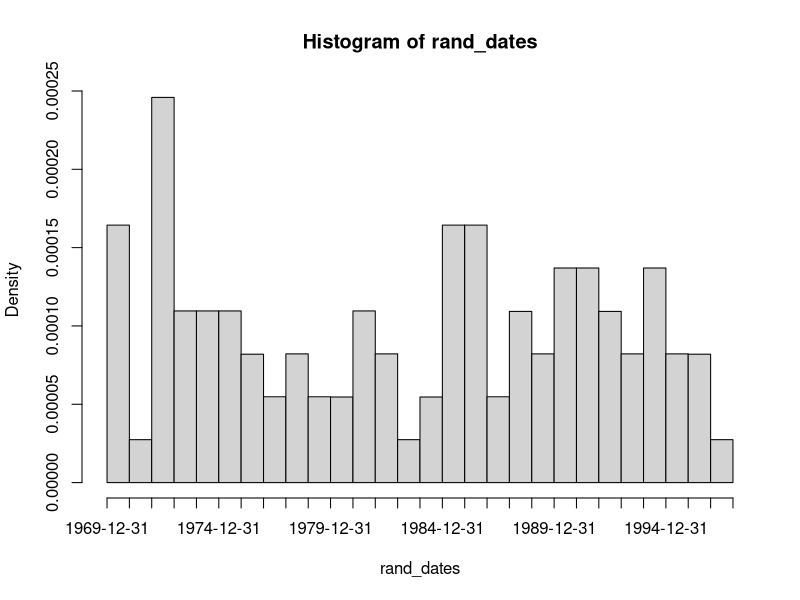

The R script that drew this image:
## ---- chunk 1
knitr::opts_chunk$set(echo = TRUE)
## ---- chunk 2
Sys.Date() |> as.numeric()
#What date was exactly 10000 days after American Independence Day?
as.Date(10000, origin = "1776-07-04")
## ---- chunk 3
formats <- c("%Y-%d-%m", "%y/%m/%d", "%d%b%Y", "%d %B %y", "%m|%d (%Y)")
sapply(formats, function(s) format.Date("1776-07-04", format = s))
## ---- chunk 4
#An alternate way of solving the Independence Day question from earlier
as.Date("1776-07-04") + 10000
#What if we wanted the date 10000 days before instead?
as.Date("1776-07-04") - 10000
## ---- chunk 5
as.Date("1000-01-01") > as.Date("999-12-31")
"1000-01-01" > "999-12-31" #Optional exercise: can you explain why this happens?
## ---- chunk 6
#How many days ago was the new millennium?
Sys.Date() - as.Date("2000-01-01")
#Difftimes aren't restricted to integer numbers of days
as.difftime(10, units = "days")/(1:5)
## ---- chunk 7
seq(from = Sys.Date()+7, to = Sys.Date()+6*31, by = "2 weeks")
## ---- chunk 8
rand_dates <- sample(10000, 100) |> as.Date() 
cut(rand_dates, breaks = "year") |> head()
## ---- chunk 9
hist(rand_dates, breaks = "year")
## ---- chunk 10
try(as.Date("1900-02-29"))
as.Date("2024-02-29")
## ---- chunk 11
as.Date(-1, origin = "0000-01-01")
## ---- chunk 12
as.Date("1-2-3")
